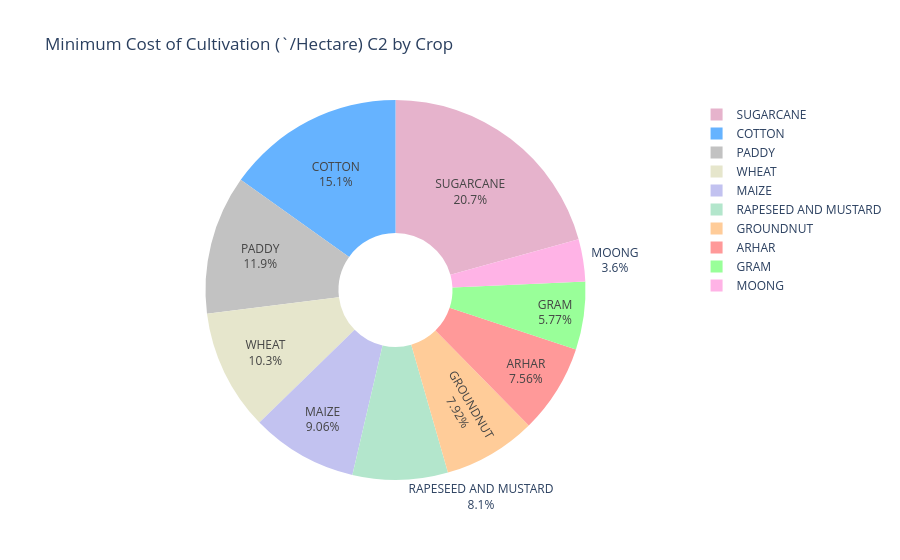

Write notebook code for a chart like this one.
### Markdown cell above
# <div style="color:white;display: inline-block;border-radius:5px;background-color:#9DCDD1;font-family:Nexa;overflow:hidden"><p style="padding:20px;color:white;overflow:hidden;font-size:100%;letter-spacing:0.5px;margin:0"><b> |</b> Cost of Cultivation (/Hectare) C2 by Crop</p></div>

### Code cell
# Define colors for each pie slice
colors = ['#ff9999', '#66b3ff', '#99ff99', '#ffcc99', '#c2c2f0', '#ffb3e6', '#c2c2c2', '#b3e6cc', '#e6b3cc', '#e6e6cc']

# Create the pie chart
fig = go.Figure(data=[go.Pie(labels=crop_df.index, values=crop_df['min_Cost_C2'], hole=0.3, textinfo='label+percent', marker=dict(colors=colors))])
fig.update_layout(title='Minimum Cost of Cultivation (`/Hectare) C2 by Crop')

# Show the pie chart
fig.show()

### Figure 1 — Plotly figure (JSON) as saved in the notebook; plotly's stock layout.template omitted (floating-point values rounded to 4 significant figures)
{"data": [{"hole": 0.3, "labels": ["ARHAR", "COTTON", "GRAM", "GROUNDNUT", "MAIZE", "MOONG", "PADDY", "RAPESEED AND MUSTARD", "SUGARCANE", "WHEAT"], "marker": {"colors": ["#ff9999", "#66b3ff", "#99ff99", "#ffcc99", "#c2c2f0", "#ffb3e6", "#c2c2c2", "#b3e6cc", "#e6b3cc", "#e6e6cc"]}, "textinfo": "label+percent", "type": "pie", "values": [16530.0, 33120.0, 12610.0, 17310.0, 19810.0, 7869.0, 25910.0, 17710.0, 45240.0, 22490.0]}], "layout": {"title": {"text": "Minimum Cost of Cultivation (`/Hectare) C2 by Crop"}}}
